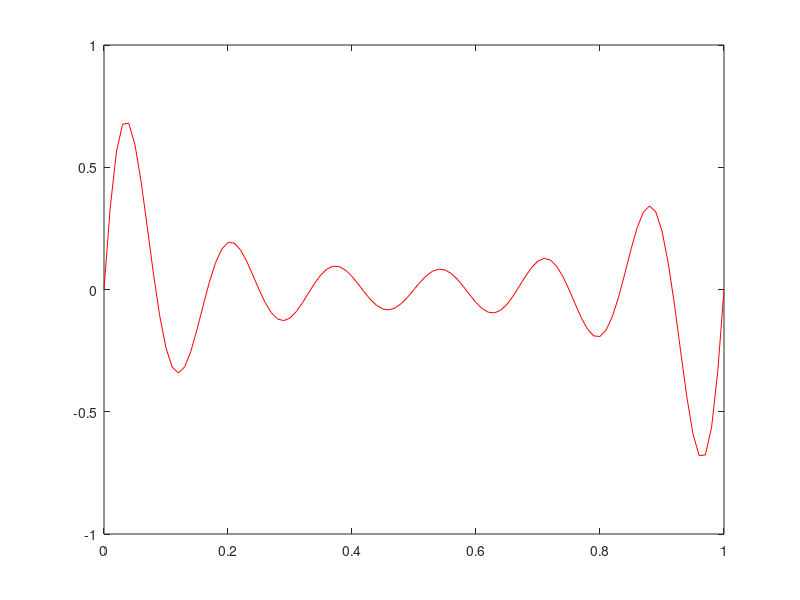
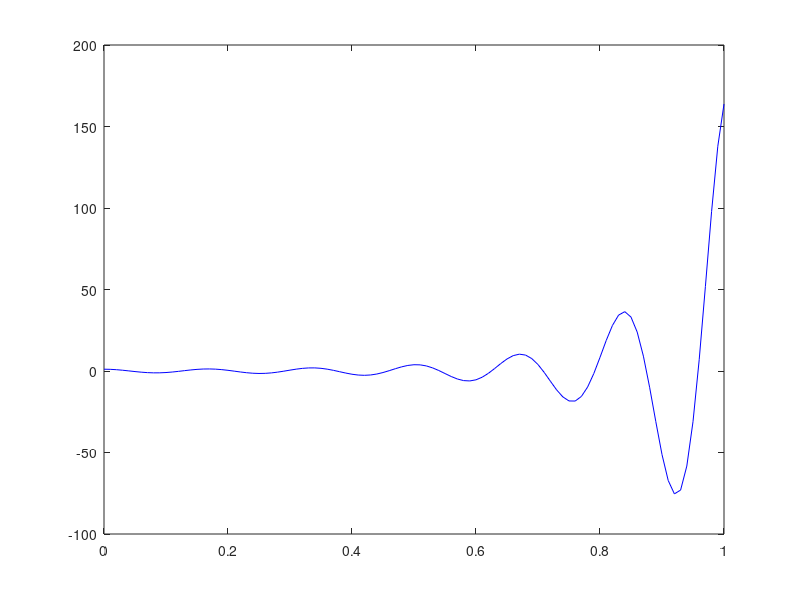

MATLAB code for these plots, in order:
% GRAPHS

%1. Plot the functions f:[0,1] -> R, f(x) = e^(10x(x-1))sin 12pi x
% and f:[0,1] -> R, f(x) = 3e^(5x^2-1) cos 12 pi x

x = 0 : 0.01 : 1 ; % [0,1]
f = exp(10 * x .* (x-1)) .* sin(12*pi*x) % f(x)
figure(1)
plot(x, f, 'r')

f2 = 3 * exp(5 * x .^ 2 - 1) .* cos(12*pi*x)
figure(2)
plot(x, f2, 'b')
